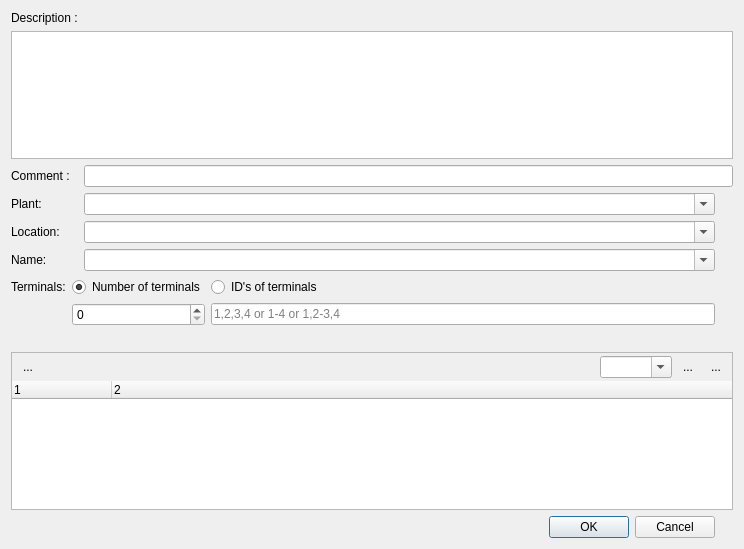
<?xml version="1.0" encoding="UTF-8"?>
<ui version="4.0">
 <class>AddTerminalsDialog</class>
 <widget class="QDialog" name="AddTerminalsDialog">
  <property name="geometry">
   <rect>
    <x>0</x>
    <y>0</y>
    <width>744</width>
    <height>549</height>
   </rect>
  </property>
  <property name="windowTitle">
   <string>Add new terminals</string>
  </property>
  <layout class="QGridLayout" name="gridLayout_2">
   <item row="0" column="0">
    <widget class="QLabel" name="label_4">
     <property name="text">
      <string>Description :</string>
     </property>
    </widget>
   </item>
   <item row="1" column="0" colspan="5">
    <widget class="QPlainTextEdit" name="m_description_te"/>
   </item>
   <item row="2" column="0">
    <widget class="QLabel" name="label_5">
     <property name="text">
      <string>Comment :</string>
     </property>
    </widget>
   </item>
   <item row="2" column="1" colspan="4">
    <widget class="QLineEdit" name="m_comment_le"/>
   </item>
   <item row="3" column="0">
    <widget class="QLabel" name="label">
     <property name="text">
      <string>Plant:</string>
     </property>
    </widget>
   </item>
   <item row="3" column="1">
    <widget class="QComboBox" name="m_installation_cb">
     <property name="editable">
      <bool>true</bool>
     </property>
     <property name="insertPolicy">
      <enum>QComboBox::InsertPolicy::NoInsert</enum>
     </property>
    </widget>
   </item>
   <item row="4" column="0">
    <widget class="QLabel" name="label_2">
     <property name="text">
      <string>Location:</string>
     </property>
    </widget>
   </item>
   <item row="4" column="1">
    <widget class="QComboBox" name="m_location_cb">
     <property name="editable">
      <bool>true</bool>
     </property>
     <property name="insertPolicy">
      <enum>QComboBox::InsertPolicy::NoInsert</enum>
     </property>
    </widget>
   </item>
   <item row="5" column="0">
    <widget class="QLabel" name="label_3">
     <property name="text">
      <string>Name:</string>
     </property>
    </widget>
   </item>
   <item row="5" column="1">
    <widget class="QComboBox" name="m_name_cb">
     <property name="toolTip">
      <string>Add terminal strip name</string>
     </property>
     <property name="editable">
      <bool>true</bool>
     </property>
     <property name="insertPolicy">
      <enum>QComboBox::InsertPolicy::NoInsert</enum>
     </property>
    </widget>
   </item>
   <item row="6" column="0" colspan="2">
    <layout class="QGridLayout" name="gridLayout">
     <item row="0" column="2">
      <widget class="QRadioButton" name="m_id_rb">
       <property name="toolTip">
        <string>Add terminals by ID name</string>
       </property>
       <property name="text">
        <string>ID's of terminals</string>
       </property>
      </widget>
     </item>
     <item row="0" column="1">
      <widget class="QRadioButton" name="m_number_rb">
       <property name="text">
        <string>Number of terminals</string>
       </property>
       <property name="checked">
        <bool>true</bool>
       </property>
      </widget>
     </item>
     <item row="0" column="0">
      <widget class="QLabel" name="label_6">
       <property name="text">
        <string>Terminals:</string>
       </property>
      </widget>
     </item>
     <item row="1" column="2">
      <widget class="QLineEdit" name="m_id_le">
       <property name="placeholderText">
        <string>1,2,3,4 or 1-4 or 1,2-3,4</string>
       </property>
      </widget>
     </item>
     <item row="1" column="1">
      <widget class="QSpinBox" name="m_number_sb">
       <property name="toolTip">
        <string>How many terminals to add to the terminal strip</string>
       </property>
       <property name="minimum">
        <number>0</number>
       </property>
       <property name="maximum">
        <number>99</number>
       </property>
       <property name="value">
        <number>0</number>
       </property>
      </widget>
     </item>
    </layout>
   </item>
   <item row="8" column="0" colspan="5">
    <widget class="QFrame" name="m_preview_group">
     <property name="frameShape">
      <enum>QFrame::Shape::StyledPanel</enum>
     </property>
     <property name="frameShadow">
      <enum>QFrame::Shadow::Sunken</enum>
     </property>
     <layout class="QVBoxLayout" name="m_preview_layout">
      <property name="spacing">
       <number>0</number>
      </property>
      <property name="leftMargin">
       <number>0</number>
      </property>
      <property name="topMargin">
       <number>0</number>
      </property>
      <property name="rightMargin">
       <number>0</number>
      </property>
      <property name="bottomMargin">
       <number>0</number>
      </property>
      <item>
       <layout class="QHBoxLayout" name="m_preview_bar_layout">
        <property name="spacing">
         <number>4</number>
        </property>
        <property name="leftMargin">
         <number>4</number>
        </property>
        <property name="topMargin">
         <number>2</number>
        </property>
        <property name="rightMargin">
         <number>4</number>
        </property>
        <property name="bottomMargin">
         <number>2</number>
        </property>
        <item>
         <widget class="QToolButton" name="m_edit_terminals_bt">
          <property name="toolTip">
           <string>Edit the marked terminals...</string>
          </property>
          <property name="text">
           <string notr="true">...</string>
          </property>
          <property name="icon">
           <iconset theme="configure"/>
          </property>
          <property name="autoRaise">
           <bool>true</bool>
          </property>
         </widget>
        </item>
        <item>
         <spacer name="m_symbol_spacer">
          <property name="orientation">
           <enum>Qt::Orientation::Horizontal</enum>
          </property>
          <property name="sizeHint" stdset="0">
           <size>
            <width>40</width>
            <height>20</height>
           </size>
          </property>
         </spacer>
        </item>
        <item>
         <widget class="QComboBox" name="m_symbol_cb">
          <property name="toolTip">
           <string>Symbol the terminals are drawn with, once they are placed on a folio. Type to find one, or pick it in the list; every terminal symbol of the project and of the standard collection is listed.</string>
          </property>
          <property name="editable">
           <bool>true</bool>
          </property>
          <property name="insertPolicy">
           <enum>QComboBox::InsertPolicy::NoInsert</enum>
          </property>
         </widget>
        </item>
        <item>
         <widget class="QToolButton" name="m_symbol_bt">
          <property name="minimumSize">
           <size>
            <width>24</width>
            <height>24</height>
           </size>
          </property>
          <property name="maximumSize">
           <size>
            <width>24</width>
            <height>24</height>
           </size>
          </property>
          <property name="toolTip">
           <string>Choose a terminal symbol in the collection</string>
          </property>
          <property name="text">
           <string notr="true">...</string>
          </property>
          <property name="autoRaise">
           <bool>true</bool>
          </property>
         </widget>
        </item>
        <item>
         <widget class="QToolButton" name="m_default_symbol_bt">
          <property name="minimumSize">
           <size>
            <width>24</width>
            <height>24</height>
           </size>
          </property>
          <property name="maximumSize">
           <size>
            <width>24</width>
            <height>24</height>
           </size>
          </property>
          <property name="toolTip">
           <string>Save the selected symbol as the default terminal symbol</string>
          </property>
          <property name="text">
           <string notr="true">...</string>
          </property>
          <property name="icon">
           <iconset theme="document-save"/>
          </property>
          <property name="autoRaise">
           <bool>true</bool>
          </property>
         </widget>
        </item>
       </layout>
      </item>
      <item>
       <widget class="QTreeWidget" name="m_preview_tree">
        <property name="frameShape">
         <enum>QFrame::Shape::NoFrame</enum>
        </property>
        <property name="selectionMode">
         <enum>QAbstractItemView::SelectionMode::ExtendedSelection</enum>
        </property>
        <property name="columnCount">
         <number>2</number>
        </property>
        <column>
         <property name="text">
          <string notr="true">1</string>
         </property>
        </column>
        <column>
         <property name="text">
          <string notr="true">2</string>
         </property>
        </column>
       </widget>
      </item>
     </layout>
    </widget>
   </item>
   <item row="9" column="1">
    <widget class="QDialogButtonBox" name="buttonBox">
     <property name="orientation">
      <enum>Qt::Orientation::Horizontal</enum>
     </property>
     <property name="standardButtons">
      <set>QDialogButtonBox::StandardButton::Cancel|QDialogButtonBox::StandardButton::Ok</set>
     </property>
    </widget>
   </item>
   <item row="7" column="0" colspan="2">
    <widget class="QLabel" name="m_notice_lb">
     <property name="visible">
      <bool>true</bool>
     </property>
     <property name="text">
      <string notr="true"/>
     </property>
     <property name="wordWrap">
      <bool>true</bool>
     </property>
    </widget>
   </item>
  </layout>
  <action name="m_edit_terminals">
   <property name="icon">
    <iconset theme="configure"/>
   </property>
   <property name="text">
    <string>Edit the marked terminals...</string>
   </property>
   <property name="toolTip">
    <string>Open the dialog for the terminals marked in the list below</string>
   </property>
  </action>
  <zorder>label</zorder>
  <zorder>m_installation_cb</zorder>
  <zorder>label_2</zorder>
  <zorder>m_location_cb</zorder>
  <zorder>label_3</zorder>
  <zorder>m_name_cb</zorder>
  <zorder>buttonBox</zorder>
  <zorder>m_description_te</zorder>
  <zorder>label_5</zorder>
  <zorder>m_comment_le</zorder>
  <zorder>m_preview_group</zorder>
  <zorder>m_notice_lb</zorder>
  <zorder>label_4</zorder>
 </widget>
 <tabstops>
  <tabstop>m_installation_cb</tabstop>
  <tabstop>m_location_cb</tabstop>
  <tabstop>m_name_cb</tabstop>
  <tabstop>m_number_rb</tabstop>
  <tabstop>m_number_sb</tabstop>
  <tabstop>m_id_rb</tabstop>
  <tabstop>m_id_le</tabstop>
  <tabstop>m_preview_tree</tabstop>
 </tabstops>
 <resources/>
 <connections>
  <connection>
   <sender>buttonBox</sender>
   <signal>accepted()</signal>
   <receiver>AddTerminalsDialog</receiver>
   <slot>accept()</slot>
   <hints>
    <hint type="sourcelabel">
     <x>248</x>
     <y>254</y>
    </hint>
    <hint type="destinationlabel">
     <x>157</x>
     <y>274</y>
    </hint>
   </hints>
  </connection>
  <connection>
   <sender>buttonBox</sender>
   <signal>rejected()</signal>
   <receiver>AddTerminalsDialog</receiver>
   <slot>reject()</slot>
   <hints>
    <hint type="sourcelabel">
     <x>316</x>
     <y>260</y>
    </hint>
    <hint type="destinationlabel">
     <x>286</x>
     <y>274</y>
    </hint>
   </hints>
  </connection>
 </connections>
</ui>
